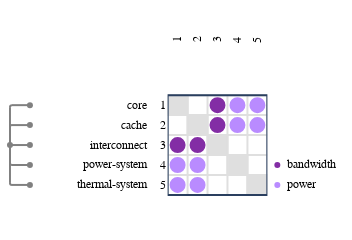

The code cell stored with this chart in its notebook:
### Code cell
from ragraph.io.esl import from_esl
graph = from_esl(["./esl"])

import raesl.plot
figure = raesl.plot.mdm(
    graph,
    node_kinds=["component"],
)
figure.show()

### Figure 1 — Plotly figure (JSON) as saved in the notebook; plotly's stock layout.template omitted (floating-point values rounded to 4 significant figures)
{"data": [{"hoverinfo": "skip", "marker": {"color": "#FFFFFF", "line": {"color": "#FFFFFF"}}, "mode": "markers", "showlegend": false, "type": "scatter", "x": [0.5], "xaxis": "x", "y": [0.5], "yaxis": "y"}, {"hoverinfo": "skip", "marker": {"color": "#FFFFFF", "line": {"color": "#FFFFFF"}}, "mode": "markers", "showlegend": false, "type": "scatter", "x": [0.5], "xaxis": "x2", "y": [0.5], "yaxis": "y2"}, {"hoverinfo": "skip", "marker": {"color": "#FFFFFF", "line": {"color": "#FFFFFF"}}, "mode": "markers", "showlegend": false, "type": "scatter", "x": [0.5], "xaxis": "x3", "y": [0.5], "yaxis": "y3"}, {"hoverinfo": "skip", "marker": {"color": "#FFFFFF", "line": {"color": "#FFFFFF"}}, "mode": "markers", "showlegend": false, "type": "scatter", "x": [0.5], "xaxis": "x5", "y": [0.5], "yaxis": "y5"}, {"customdata": [{"data": "world.core", "pointtype": "tree_node"}, {"data": "world.cache", "pointtype": "tree_node"}, {"data": "world.interconnect", "pointtype": "tree_node"}, {"data": "world.power-system", "pointtype": "tree_node"}, {"data": "world.thermal-system", "pointtype": "tree_node"}, {"data": "world", "pointtype": "tree_node"}], "hoverinfo": "text", "marker": {"color": "gray"}, "mode": "markers", "showlegend": false, "text": ["world.core", "world.cache", "world.interconnect", "world.power-system", "world.thermal-system", "world"], "type": "scatter", "x": [1, 1, 1, 1, 1, 0], "xaxis": "x6", "y": [4.5, 3.5, 2.5, 1.5, 0.5, 2.5], "yaxis": "y6"}, {"customdata": [{"source": "world.core", "target": "world.interconnect"}], "hoverinfo": "text", "marker": {"color": "#ffffff"}, "mode": "markers", "showlegend": false, "text": ["source: world.core<br>target: world.interconnect<br>bandwidth: 1.0"], "type": "scatter", "x": [0.5], "xaxis": "x9", "y": [2.3], "yaxis": "y9"}, {"customdata": [{"source": "world.core", "target": "world.power-system"}], "hoverinfo": "text", "marker": {"color": "#ffffff"}, "mode": "markers", "showlegend": false, "text": ["source: world.core<br>target: world.power-system<br>power: 1.0"], "type": "scatter", "x": [0.5], "xaxis": "x9", "y": [1.3], "yaxis": "y9"}, {"customdata": [{"source": "world.core", "target": "world.thermal-system"}], "hoverinfo": "text", "marker": {"color": "#ffffff"}, "mode": "markers", "showlegend": false, "text": ["source: world.core<br>target: world.thermal-system<br>power: 1.0"], "type": "scatter", "x": [0.5], "xaxis": "x9", "y": [0.3], "yaxis": "y9"}, {"customdata": [{"source": "world.cache", "target": "world.interconnect"}], "hoverinfo": "text", "marker": {"color": "#ffffff"}, "mode": "markers", "showlegend": false, "text": ["source: world.cache<br>target: world.interconnect<br>bandwidth: 1.0"], "type": "scatter", "x": [1.5], "xaxis": "x9", "y": [2.3], "yaxis": "y9"}, {"customdata": [{"source": "world.cache", "target": "world.power-system"}], "hoverinfo": "text", "marker": {"color": "#ffffff"}, "mode": "markers", "showlegend": false, "text": ["source: world.cache<br>target: world.power-system<br>power: 1.0"], "type": "scatter", "x": [1.5], "xaxis": "x9", "y": [1.3], "yaxis": "y9"}, {"customdata": [{"source": "world.cache", "target": "world.thermal-system"}], "hoverinfo": "text", "marker": {"color": "#ffffff"}, "mode": "markers", "showlegend": false, "text": ["source: world.cache<br>target: world.thermal-system<br>power: 1.0"], "type": "scatter", "x": [1.5], "xaxis": "x9", "y": [0.3], "yaxis": "y9"}, {"customdata": [{"source": "world.interconnect", "target": "world.core"}], "hoverinfo": "text", "marker": {"color": "#ffffff"}, "mode": "markers", "showlegend": false, "text": ["source: world.interconnect<br>target: world.core<br>bandwidth: 1.0"], "type": "scatter", "x": [2.5], "xaxis": "x9", "y": [4.3], "yaxis": "y9"}, {"customdata": [{"source": "world.interconnect", "target": "world.cache"}], "hoverinfo": "text", "marker": {"color": "#ffffff"}, "mode": "markers", "showlegend": false, "text": ["source: world.interconnect<br>target: world.cache<br>bandwidth: 1.0"], "type": "scatter", "x": [2.5], "xaxis": "x9", "y": [3.3], "yaxis": "y9"}, {"customdata": [{"source": "world.power-system", "target": "world.core"}], "hoverinfo": "text", "marker": {"color": "#ffffff"}, "mode": "markers", "showlegend": false, "text": ["source: world.power-system<br>target: world.core<br>power: 1.0"], "type": "scatter", "x": [3.5], "xaxis": "x9", "y": [4.3], "yaxis": "y9"}, {"customdata": [{"source": "world.power-system", "target": "world.cache"}], "hoverinfo": "text", "marker": {"color": "#ffffff"}, "mode": "markers", "showlegend": false, "text": ["source: world.power-system<br>target: world.cache<br>power: 1.0"], "type": "scatter", "x": [3.5], "xaxis": "x9", "y": [3.3], "yaxis": "y9"}, {"customdata": [{"source": "world.thermal-system", "target": "world.core"}], "hoverinfo": "text", "marker": {"color": "#ffffff"}, "mode": "markers", "showlegend": false, "text": ["source: world.thermal-system<br>target: world.core<br>power: 1.0"], "type": "scatter", "x": [4.5], "xaxis": "x9", "y": [4.3], "yaxis": "y9"}, {"customdata": [{"source": "world.thermal-system", "target": "world.cache"}], "hoverinfo": "text", "marker": {"color": "#ffffff"}, "mode": "markers", "showlegend": false, "text": ["source: world.thermal-system<br>target: world.cache<br>power: 1.0"], "type": "scatter", "x": [4.5], "xaxis": "x9", "y": [3.3], "yaxis": "y9"}, {"hoverinfo": "text", "marker": {"color": "#832da5"}, "mode": "markers", "showlegend": false, "text": ["bandwidth"], "type": "scatter", "x": [0.5], "xaxis": "x10", "y": [1.5], "yaxis": "y10"}, {"hoverinfo": "text", "marker": {"color": "#b98bff"}, "mode": "markers", "showlegend": false, "text": ["power"], "type": "scatter", "x": [0.5], "xaxis": "x10", "y": [0.5], "yaxis": "y10"}, {"hoverinfo": "text", "mode": "text", "showlegend": false, "text": ["bandwidth", "power"], "textfont": {"color": "black", "family": "Fira Code,Hack,Courier New,monospace", "size": 12}, "textposition": "middle right", "type": "scatter", "x": [1, 1], "xaxis": "x10", "y": [1.5, 0.5], "yaxis": "y10"}], "layout": {"annotations": [{"font": {"color": "black", "family": "Fira Code,Hack,Courier New,monospace", "size": 12}, "showarrow": false, "text": "1", "textangle": -90, "x": 0.5, "xref": "x4", "y": -0.3301, "yanchor": "bottom", "yref": "y", "yshift": 0}, {"font": {"color": "black", "family": "Fira Code,Hack,Courier New,monospace", "size": 12}, "showarrow": false, "text": "2", "textangle": -90, "x": 1.5, "xref": "x4", "y": -0.3301, "yanchor": "bottom", "yref": "y", "yshift": 0}, {"font": {"color": "black", "family": "Fira Code,Hack,Courier New,monospace", "size": 12}, "showarrow": false, "text": "3", "textangle": -90, "x": 2.5, "xref": "x4", "y": -0.3301, "yanchor": "bottom", "yref": "y", "yshift": 0}, {"font": {"color": "black", "family": "Fira Code,Hack,Courier New,monospace", "size": 12}, "showarrow": false, "text": "4", "textangle": -90, "x": 3.5, "xref": "x4", "y": -0.3301, "yanchor": "bottom", "yref": "y", "yshift": 0}, {"font": {"color": "black", "family": "Fira Code,Hack,Courier New,monospace", "size": 12}, "showarrow": false, "text": "5", "textangle": -90, "x": 4.5, "xref": "x4", "y": -0.3301, "yanchor": "bottom", "yref": "y", "yshift": 0}, {"font": {"color": "black", "family": "Fira Code,Hack,Courier New,monospace", "size": 12}, "showarrow": false, "text": "core", "textangle": 0, "x": 2.772, "xanchor": "right", "xref": "x7", "y": 4.5, "yref": "y6", "yshift": 0}, {"font": {"color": "black", "family": "Fira Code,Hack,Courier New,monospace", "size": 12}, "showarrow": false, "text": "cache", "textangle": 0, "x": 2.772, "xanchor": "right", "xref": "x7", "y": 3.5, "yref": "y6", "yshift": 0}, {"font": {"color": "black", "family": "Fira Code,Hack,Courier New,monospace", "size": 12}, "showarrow": false, "text": "interconnect", "textangle": 0, "x": 2.772, "xanchor": "right", "xref": "x7", "y": 2.5, "yref": "y6", "yshift": 0}, {"font": {"color": "black", "family": "Fira Code,Hack,Courier New,monospace", "size": 12}, "showarrow": false, "text": "power-system", "textangle": 0, "x": 2.772, "xanchor": "right", "xref": "x7", "y": 1.5, "yref": "y6", "yshift": 0}, {"font": {"color": "black", "family": "Fira Code,Hack,Courier New,monospace", "size": 12}, "showarrow": false, "text": "thermal-system", "textangle": 0, "x": 2.772, "xanchor": "right", "xref": "x7", "y": 0.5, "yref": "y6", "yshift": 0}, {"font": {"color": "black", "family": "Fira Code,Hack,Courier New,monospace", "size": 12}, "showarrow": false, "text": "1", "textangle": 0, "x": 0.4301, "xanchor": "right", "xref": "x8", "y": 4.5, "yref": "y6", "yshift": 0}, {"font": {"color": "black", "family": "Fira Code,Hack,Courier New,monospace", "size": 12}, "showarrow": false, "text": "2", "textangle": 0, "x": 0.4301, "xanchor": "right", "xref": "x8", "y": 3.5, "yref": "y6", "yshift": 0}, {"font": {"color": "black", "family": "Fira Code,Hack,Courier New,monospace", "size": 12}, "showarrow": false, "text": "3", "textangle": 0, "x": 0.4301, "xanchor": "right", "xref": "x8", "y": 2.5, "yref": "y6", "yshift": 0}, {"font": {"color": "black", "family": "Fira Code,Hack,Courier New,monospace", "size": 12}, "showarrow": false, "text": "4", "textangle": 0, "x": 0.4301, "xanchor": "right", "xref": "x8", "y": 1.5, "yref": "y6", "yshift": 0}, {"font": {"color": "black", "family": "Fira Code,Hack,Courier New,monospace", "size": 12}, "showarrow": false, "text": "5", "textangle": 0, "x": 0.4301, "xanchor": "right", "xref": "x8", "y": 0.5, "yref": "y6", "yshift": 0}], "autosize": false, "height": 138.2, "hovermode": "closest", "margin": {"b": 0, "l": 0, "pad": 0, "r": 0, "t": 25}, "modebar": {"orientation": "h"}, "paper_bgcolor": "rgba(256,256,256,1)", "plot_bgcolor": "rgba(256,256,256,0)", "shapes": [{"line": {"color": "gray", "dash": "solid", "width": 2}, "type": "line", "x0": 0, "x1": 0, "xref": "x6", "y0": 2.5, "y1": 4.4, "yref": "y6"}, {"line": {"color": "gray", "dash": "solid", "width": 2}, "path": "M 0 4.4 Q 0 4.5 0.1 4.5", "type": "path", "xref": "x6", "yref": "y6"}, {"line": {"color": "gray", "dash": "solid", "width": 2}, "type": "line", "x0": 0.1, "x1": 1, "xref": "x6", "y0": 4.5, "y1": 4.5, "yref": "y6"}, {"line": {"color": "gray", "dash": "solid", "width": 2}, "type": "line", "x0": 0, "x1": 0, "xref": "x6", "y0": 2.5, "y1": 3.4, "yref": "y6"}, {"line": {"color": "gray", "dash": "solid", "width": 2}, "path": "M 0 3.4 Q 0 3.5 0.1 3.5", "type": "path", "xref": "x6", "yref": "y6"}, {"line": {"color": "gray", "dash": "solid", "width": 2}, "type": "line", "x0": 0.1, "x1": 1, "xref": "x6", "y0": 3.5, "y1": 3.5, "yref": "y6"}, {"line": {"color": "gray", "dash": "solid", "width": 2}, "type": "line", "x0": 0, "x1": 1, "xref": "x6", "y0": 2.5, "y1": 2.5, "yref": "y6"}, {"line": {"color": "gray", "dash": "solid", "width": 2}, "type": "line", "x0": 0, "x1": 0, "xref": "x6", "y0": 2.5, "y1": 1.6, "yref": "y6"}, {"line": {"color": "gray", "dash": "solid", "width": 2}, "path": "M 0 1.6 Q 0 1.5 0.1 1.5", "type": "path", "xref": "x6", "yref": "y6"}, {"line": {"color": "gray", "dash": "solid", "width": 2}, "type": "line", "x0": 0.1, "x1": 1, "xref": "x6", "y0": 1.5, "y1": 1.5, "yref": "y6"}, {"line": {"color": "gray", "dash": "solid", "width": 2}, "type": "line", "x0": 0, "x1": 0, "xref": "x6", "y0": 2.5, "y1": 0.6, "yref": "y6"}, {"line": {"color": "gray", "dash": "solid", "width": 2}, "path": "M 0 0.6 Q 0 0.5 0.1 0.5", "type": "path", "xref": "x6", "yref": "y6"}, {"line": {"color": "gray", "dash": "solid", "width": 2}, "type": "line", "x0": 0.1, "x1": 1, "xref": "x6", "y0": 0.5, "y1": 0.5, "yref": "y6"}, {"line": {"color": "#dfdfdf", "dash": "solid", "width": 2}, "type": "line", "x0": 0, "x1": 5, "xref": "x9", "y0": 0, "y1": 0, "yref": "y6"}, {"line": {"color": "#dfdfdf", "dash": "solid", "width": 2}, "type": "line", "x0": 0, "x1": 5, "xref": "x9", "y0": 1, "y1": 1, "yref": "y6"}, {"line": {"color": "#dfdfdf", "dash": "solid", "width": 2}, "type": "line", "x0": 0, "x1": 5, "xref": "x9", "y0": 2, "y1": 2, "yref": "y6"}, {"line": {"color": "#dfdfdf", "dash": "solid", "width": 2}, "type": "line", "x0": 0, "x1": 5, "xref": "x9", "y0": 3, "y1": 3, "yref": "y6"}, {"line": {"color": "#dfdfdf", "dash": "solid", "width": 2}, "type": "line", "x0": 0, "x1": 5, "xref": "x9", "y0": 4, "y1": 4, "yref": "y6"}, {"line": {"color": "#dfdfdf", "dash": "solid", "width": 2}, "type": "line", "x0": 0, "x1": 5, "xref": "x9", "y0": 5, "y1": 5, "yref": "y6"}, {"line": {"color": "#dfdfdf", "dash": "solid", "width": 2}, "type": "line", "x0": 0, "x1": 0, "xref": "x9", "y0": 0, "y1": 5, "yref": "y6"}, {"line": {"color": "#dfdfdf", "dash": "solid", "width": 2}, "type": "line", "x0": 1, "x1": 1, "xref": "x9", "y0": 0, "y1": 5, "yref": "y6"}, {"line": {"color": "#dfdfdf", "dash": "solid", "width": 2}, "type": "line", "x0": 2, "x1": 2, "xref": "x9", "y0": 0, "y1": 5, "yref": "y6"}, {"line": {"color": "#dfdfdf", "dash": "solid", "width": 2}, "type": "line", "x0": 3, "x1": 3, "xref": "x9", "y0": 0, "y1": 5, "yref": "y6"}, {"line": {"color": "#dfdfdf", "dash": "solid", "width": 2}, "type": "line", "x0": 4, "x1": 4, "xref": "x9", "y0": 0, "y1": 5, "yref": "y6"}, {"line": {"color": "#dfdfdf", "dash": "solid", "width": 2}, "type": "line", "x0": 5, "x1": 5, "xref": "x9", "y0": 0, "y1": 5, "yref": "y6"}, {"fillcolor": "#dfdfdf", "layer": "below", "line": {"color": "#dfdfdf"}, "type": "rect", "x0": 0, "x1": 1, "xref": "x9", "y0": 4, "y1": 5, "yref": "y6"}, {"fillcolor": "#dfdfdf", "layer": "below", "line": {"color": "#dfdfdf"}, "type": "rect", "x0": 1, "x1": 2, "xref": "x9", "y0": 3, "y1": 4, "yref": "y6"}, {"fillcolor": "#dfdfdf", "layer": "below", "line": {"color": "#dfdfdf"}, "type": "rect", "x0": 2, "x1": 3, "xref": "x9", "y0": 2, "y1": 3, "yref": "y6"}, {"fillcolor": "#dfdfdf", "layer": "below", "line": {"color": "#dfdfdf"}, "type": "rect", "x0": 3, "x1": 4, "xref": "x9", "y0": 1, "y1": 2, "yref": "y6"}, {"fillcolor": "#dfdfdf", "layer": "below", "line": {"color": "#dfdfdf"}, "type": "rect", "x0": 4, "x1": 5, "xref": "x9", "y0": 0, "y1": 1, "yref": "y6"}, {"fillcolor": "#832da5", "line": {"width": 0}, "path": "M 0.5 2.5 L 0.5 2.9 Q 0.334 2.9 0.217 2.783 Q 0.1 2.666 0.1 2.5 Q 0.1 2.334 0.217 2.217 Q 0.334 2.1 0.5 2.1 Q 0.666 2.1 0.783 2.217 Q 0.9 2.334 0.9 2.5 Q 0.9 2.666 0.783 2.783 Q 0.666 2.9 0.5 2.9 Z", "type": "path", "xref": "x9", "yref": "y6"}, {"fillcolor": "#b98bff", "line": {"width": 0}, "path": "M 0.5 1.5 L 0.5 1.9 Q 0.334 1.9 0.217 1.783 Q 0.1 1.666 0.1 1.5 Q 0.1 1.334 0.217 1.217 Q 0.334 1.1 0.5 1.1 Q 0.666 1.1 0.783 1.217 Q 0.9 1.334 0.9 1.5 Q 0.9 1.666 0.783 1.783 Q 0.666 1.9 0.5 1.9 Z", "type": "path", "xref": "x9", "yref": "y6"}, {"fillcolor": "#b98bff", "line": {"width": 0}, "path": "M 0.5 0.5 L 0.5 0.9 Q 0.334 0.9 0.217 0.783 Q 0.1 0.666 0.1 0.5 Q 0.1 0.334 0.217 0.217 Q 0.334 0.1 0.5 0.1 Q 0.666 0.1 0.783 0.217 Q 0.9 0.334 0.9 0.5 Q 0.9 0.666 0.783 0.783 Q 0.666 0.9 0.5 0.9 Z", "type": "path", "xref": "x9", "yref": "y6"}, {"fillcolor": "#832da5", "line": {"width": 0}, "path": "M 1.5 2.5 L 1.5 2.9 Q 1.334 2.9 1.217 2.783 Q 1.1 2.666 1.1 2.5 Q 1.1 2.334 1.217 2.217 Q 1.334 2.1 1.5 2.1 Q 1.666 2.1 1.783 2.217 Q 1.9 2.334 1.9 2.5 Q 1.9 2.666 1.783 2.783 Q 1.666 2.9 1.5 2.9 Z", "type": "path", "xref": "x9", "yref": "y6"}, {"fillcolor": "#b98bff", "line": {"width": 0}, "path": "M 1.5 1.5 L 1.5 1.9 Q 1.334 1.9 1.217 1.783 Q 1.1 1.666 1.1 1.5 Q 1.1 1.334 1.217 1.217 Q 1.334 1.1 1.5 1.1 Q 1.666 1.1 1.783 1.217 Q 1.9 1.334 1.9 1.5 Q 1.9 1.666 1.783 1.783 Q 1.666 1.9 1.5 1.9 Z", "type": "path", "xref": "x9", "yref": "y6"}, {"fillcolor": "#b98bff", "line": {"width": 0}, "path": "M 1.5 0.5 L 1.5 0.9 Q 1.334 0.9 1.217 0.783 Q 1.1 0.666 1.1 0.5 Q 1.1 0.334 1.217 0.217 Q 1.334 0.1 1.5 0.1 Q 1.666 0.1 1.783 0.217 Q 1.9 0.334 1.9 0.5 Q 1.9 0.666 1.783 0.783 Q 1.666 0.9 1.5 0.9 Z", "type": "path", "xref": "x9", "yref": "y6"}, {"fillcolor": "#832da5", "line": {"width": 0}, "path": "M 2.5 4.5 L 2.5 4.9 Q 2.334 4.9 2.217 4.783 Q 2.1 4.666 2.1 4.5 Q 2.1 4.334 2.217 4.217 Q 2.334 4.1 2.5 4.1 Q 2.666 4.1 2.783 4.217 Q 2.9 4.334 2.9 4.5 Q 2.9 4.666 2.783 4.783 Q 2.666 4.9 2.5 4.9 Z", "type": "path", "xref": "x9", "yref": "y6"}, {"fillcolor": "#832da5", "line": {"width": 0}, "path": "M 2.5 3.5 L 2.5 3.9 Q 2.334 3.9 2.217 3.783 Q 2.1 3.666 2.1 3.5 Q 2.1 3.334 2.217 3.217 Q 2.334 3.1 2.5 3.1 Q 2.666 3.1 2.783 3.217 Q 2.9 3.334 2.9 3.5 Q 2.9 3.666 2.783 3.783 Q 2.666 3.9 2.5 3.9 Z", "type": "path", "xref": "x9", "yref": "y6"}, {"fillcolor": "#b98bff", "line": {"width": 0}, "path": "M 3.5 4.5 L 3.5 4.9 Q 3.334 4.9 3.217 4.783 Q 3.1 4.666 3.1 4.5 Q 3.1 4.334 3.217 4.217 Q 3.334 4.1 3.5 4.1 Q 3.666 4.1 3.783 4.217 Q 3.9 4.334 3.9 4.5 Q 3.9 4.666 3.783 4.783 Q 3.666 4.9 3.5 4.9 Z", "type": "path", "xref": "x9", "yref": "y6"}, {"fillcolor": "#b98bff", "line": {"width": 0}, "path": "M 3.5 3.5 L 3.5 3.9 Q 3.334 3.9 3.217 3.783 Q 3.1 3.666 3.1 3.5 Q 3.1 3.334 3.217 3.217 Q 3.334 3.1 3.5 3.1 Q 3.666 3.1 3.783 3.217 Q 3.9 3.334 3.9 3.5 Q 3.9 3.666 3.783 3.783 Q 3.666 3.9 3.5 3.9 Z", "type": "path", "xref": "x9", "yref": "y6"}, {"fillcolor": "#b98bff", "line": {"width": 0}, "path": "M 4.5 4.5 L 4.5 4.9 Q 4.334 4.9 4.217 4.783 Q 4.1 4.666 4.1 4.5 Q 4.1 4.334 4.217 4.217 Q 4.334 4.1 4.5 4.1 Q 4.666 4.1 4.783 4.217 Q 4.9 4.334 4.9 4.5 Q 4.9 4.666 4.783 4.783 Q 4.666 4.9 4.5 4.9 Z", "type": "path", "xref": "x9", "yref": "y6"}, {"fillcolor": "#b98bff", "line": {"width": 0}, "path": "M 4.5 3.5 L 4.5 3.9 Q 4.334 3.9 4.217 3.783 Q 4.1 3.666 4.1 3.5 Q 4.1 3.334 4.217 3.217 Q 4.334 3.1 4.5 3.1 Q 4.666 3.1 4.783 3.217 Q 4.9 3.334 4.9 3.5 Q 4.9 3.666 4.783 3.783 Q 4.666 3.9 4.5 3.9 Z", "type": "path", "xref": "x9", "yref": "y6"}, {"type": "rect", "x0": 0, "x1": 5, "xref": "x9", "y0": 0, "y1": 5, "yref": "y6"}], "width": 352.9, "xaxis": {"anchor": "y", "automargin": false, "autorange": false, "domain": [0, 0.1133], "matches": "x6", "range": [-0.5, 1.5], "scaleanchor": "y", "scaleratio": 1, "showticklabels": false}, "xaxis10": {"anchor": "y10", "automargin": false, "domain": [0.7596, 1], "range": [0, 4.243], "scaleanchor": "y", "showgrid": false, "showline": false, "showticklabels": false, "zeroline": false}, "xaxis2": {"anchor": "y2", "automargin": false, "autorange": false, "domain": [0.1133, 0.4275], "matches": "x7", "range": [-2.772, 2.772], "scaleanchor": "y", "scaleratio": 1, "showticklabels": false}, "xaxis3": {"anchor": "y3", "automargin": false, "autorange": false, "domain": [0.4275, 0.4763], "matches": "x8", "range": [-0.4301, 0.4301], "scaleanchor": "y", "scaleratio": 1, "showticklabels": false}, "xaxis4": {"anchor": "y4", "automargin": false, "domain": [0.4763, 0.7596], "matches": "x9", "range": [0, 5], "scaleanchor": "y", "showgrid": false, "showline": false, "showticklabels": false, "zeroline": false}, "xaxis5": {"anchor": "y5", "automargin": false, "autorange": false, "domain": [0.7596, 1], "matches": "x10", "range": [0, 4.243], "scaleanchor": "y", "scaleratio": 1, "showticklabels": false}, "xaxis6": {"anchor": "y6", "automargin": false, "autorange": false, "domain": [0, 0.1133], "range": [-0.5, 1.5], "scaleanchor": "y", "scaleratio": 1, "showgrid": false, "showline": false, "showticklabels": false, "zeroline": false}, "xaxis7": {"anchor": "y7", "automargin": false, "domain": [0.1133, 0.4275], "range": [-2.772, 2.772], "scaleanchor": "y", "scaleratio": 1, "showgrid": false, "showline": false, "showticklabels": false, "zeroline": false}, "xaxis8": {"anchor": "y8", "automargin": false, "domain": [0.4275, 0.4763], "range": [-0.4301, 0.4301], "scaleanchor": "y", "scaleratio": 1, "showgrid": false, "showline": false, "showticklabels": false, "zeroline": false}, "xaxis9": {"anchor": "y9", "automargin": false, "domain": [0.4763, 0.7596], "range": [0, 5], "scaleanchor": "y", "scaleratio": 1, "showgrid": false, "showline": false, "showticklabels": false, "zeroline": false}, "yaxis": {"anchor": "x", "automargin": false, "autorange": false, "domain": [0.8833, 1], "range": [-0.3301, 0.3301], "showticklabels": false}, "yaxis10": {"anchor": "x10", "automargin": false, "autorange": false, "domain": [0, 0.8833], "matches": "y6", "range": [0, 5], "scaleratio": 1, "showgrid": false, "showline": false, "showticklabels": false, "zeroline": false}, "yaxis2": {"anchor": "x2", "automargin": false, "autorange": false, "domain": [0.8833, 1], "matches": "y", "range": [-0.3301, 0.3301], "showticklabels": false}, "yaxis3": {"anchor": "x3", "automargin": false, "autorange": false, "domain": [0.8833, 1], "matches": "y", "range": [-0.3301, 0.3301], "showticklabels": false}, "yaxis4": {"anchor": "x4", "automargin": false, "autorange": false, "domain": [0.8833, 1], "matches": "y", "range": [-0.3301, 0.3301], "scaleanchor": "x", "scaleratio": 1, "showgrid": false, "showline": false, "showticklabels": false, "zeroline": false}, "yaxis5": {"anchor": "x5", "automargin": false, "autorange": false, "domain": [0.8833, 1], "matches": "y", "range": [-0.3301, 0.3301], "showticklabels": false}, "yaxis6": {"anchor": "x6", "automargin": false, "autorange": false, "domain": [0, 0.8833], "range": [0, 5], "scaleanchor": "x", "scaleratio": 1, "showgrid": true, "showline": false, "showticklabels": false, "zeroline": false}, "yaxis7": {"anchor": "x7", "automargin": false, "autorange": false, "domain": [0, 0.8833], "matches": "y6", "range": [0, 5], "scaleratio": 1, "showgrid": false, "showline": false, "showticklabels": false, "zeroline": false}, "yaxis8": {"anchor": "x8", "automargin": false, "autorange": false, "domain": [0, 0.8833], "matches": "y6", "range": [0, 5], "scaleratio": 1, "showgrid": false, "showline": false, "showticklabels": false, "zeroline": false}, "yaxis9": {"anchor": "x9", "automargin": false, "autorange": false, "domain": [0, 0.8833], "matches": "y6", "range": [0, 5], "scaleratio": 1, "showgrid": false, "showline": false, "showticklabels": false, "zeroline": false}}}
